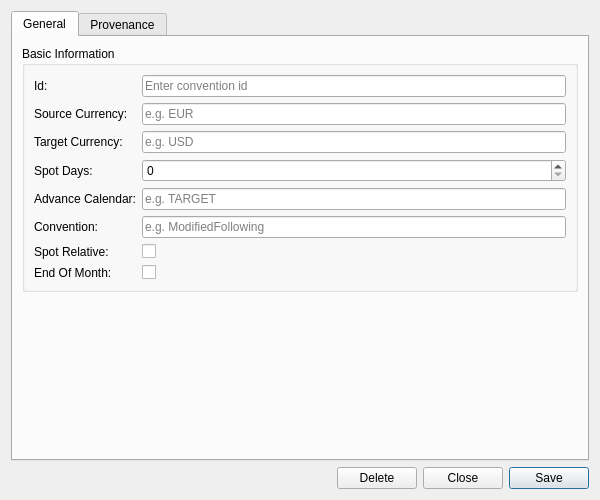
<?xml version="1.0" encoding="UTF-8"?>
<ui version="4.0">
 <class>FxConventionDetailDialog</class>
 <widget class="QWidget" name="FxConventionDetailDialog">
  <property name="geometry">
   <rect>
    <x>0</x>
    <y>0</y>
    <width>600</width>
    <height>500</height>
   </rect>
  </property>
  <property name="sizePolicy">
   <sizepolicy hsizetype="Preferred" vsizetype="Preferred">
    <horstretch>0</horstretch>
    <verstretch>0</verstretch>
   </sizepolicy>
  </property>
  <property name="minimumSize">
   <size>
    <width>600</width>
    <height>500</height>
   </size>
  </property>
  <property name="windowTitle">
   <string>FX Convention Details</string>
  </property>
  <layout class="QVBoxLayout" name="verticalLayout">
   <item>
    <widget class="QTabWidget" name="tabWidget">
     <property name="currentIndex"><number>0</number></property>
     <widget class="QWidget" name="generalTab">
      <attribute name="title"><string>General</string></attribute>
      <layout class="QVBoxLayout" name="generalLayout">
       <item>
        <widget class="QGroupBox" name="basicInfoGroup">
         <property name="title">
          <string>Basic Information</string>
         </property>
         <layout class="QFormLayout" name="formLayout">
          <item row="0" column="0">
           <widget class="QLabel" name="labelId">
            <property name="text">
             <string>Id:</string>
            </property>
           </widget>
          </item>
          <item row="0" column="1">
           <widget class="QLineEdit" name="idEdit">
            <property name="placeholderText">
             <string>Enter convention id</string>
            </property>
           </widget>
          </item>
          <item row="1" column="0">
           <widget class="QLabel" name="labelSourceCurrency">
            <property name="text">
             <string>Source Currency:</string>
            </property>
           </widget>
          </item>
          <item row="1" column="1">
           <widget class="QLineEdit" name="sourceCurrencyEdit">
            <property name="placeholderText">
             <string>e.g. EUR</string>
            </property>
           </widget>
          </item>
          <item row="2" column="0">
           <widget class="QLabel" name="labelTargetCurrency">
            <property name="text">
             <string>Target Currency:</string>
            </property>
           </widget>
          </item>
          <item row="2" column="1">
           <widget class="QLineEdit" name="targetCurrencyEdit">
            <property name="placeholderText">
             <string>e.g. USD</string>
            </property>
           </widget>
          </item>
          <item row="3" column="0">
           <widget class="QLabel" name="labelSpotDays">
            <property name="text">
             <string>Spot Days:</string>
            </property>
           </widget>
          </item>
          <item row="3" column="1">
           <widget class="QSpinBox" name="spotDaysEdit">
            <property name="minimum">
             <number>0</number>
            </property>
            <property name="maximum">
             <number>10</number>
            </property>
           </widget>
          </item>
          <item row="4" column="0">
           <widget class="QLabel" name="labelAdvanceCalendar">
            <property name="text">
             <string>Advance Calendar:</string>
            </property>
           </widget>
          </item>
          <item row="4" column="1">
           <widget class="QLineEdit" name="advanceCalendarEdit">
            <property name="placeholderText">
             <string>e.g. TARGET</string>
            </property>
           </widget>
          </item>
          <item row="5" column="0">
           <widget class="QLabel" name="labelConvention">
            <property name="text">
             <string>Convention:</string>
            </property>
           </widget>
          </item>
          <item row="5" column="1">
           <widget class="QLineEdit" name="conventionEdit">
            <property name="placeholderText">
             <string>e.g. ModifiedFollowing</string>
            </property>
           </widget>
          </item>
          <item row="6" column="0">
           <widget class="QLabel" name="labelSpotRelative">
            <property name="text">
             <string>Spot Relative:</string>
            </property>
           </widget>
          </item>
          <item row="6" column="1">
           <widget class="QCheckBox" name="spotRelativeEdit">
            <property name="text">
             <string/>
            </property>
            <property name="tristate">
             <bool>true</bool>
            </property>
           </widget>
          </item>
          <item row="7" column="0">
           <widget class="QLabel" name="labelEndOfMonth">
            <property name="text">
             <string>End Of Month:</string>
            </property>
           </widget>
          </item>
          <item row="7" column="1">
           <widget class="QCheckBox" name="endOfMonthEdit">
            <property name="text">
             <string/>
            </property>
            <property name="tristate">
             <bool>true</bool>
            </property>
           </widget>
          </item>
         </layout>
        </widget>
       </item>
       <item>
        <spacer name="verticalSpacer">
         <property name="orientation">
          <enum>Qt::Vertical</enum>
         </property>
         <property name="sizeHint" stdset="0">
          <size>
           <width>20</width>
           <height>40</height>
          </size>
         </property>
        </spacer>
       </item>
      </layout>
     </widget>
     <widget class="QWidget" name="provenanceTab">
      <attribute name="title"><string>Provenance</string></attribute>
      <layout class="QVBoxLayout" name="provenanceTabLayout">
       <item>
        <widget class="ores::qt::ProvenanceWidget" name="provenanceWidget" native="true"/>
       </item>
      </layout>
     </widget>
    </widget>
   </item>
   <item>
    <layout class="QHBoxLayout" name="buttonLayout">
     <item>
      <spacer name="horizontalSpacer">
       <property name="orientation">
        <enum>Qt::Horizontal</enum>
       </property>
       <property name="sizeHint" stdset="0">
        <size>
         <width>40</width>
         <height>20</height>
        </size>
       </property>
      </spacer>
     </item>
     <item>
      <widget class="QPushButton" name="deleteButton">
       <property name="text">
        <string>Delete</string>
       </property>
      </widget>
     </item>
     <item>
      <widget class="QPushButton" name="closeButton">
       <property name="text">
        <string>Close</string>
       </property>
      </widget>
     </item>
     <item>
      <widget class="QPushButton" name="saveButton">
       <property name="text">
        <string>Save</string>
       </property>
       <property name="default">
        <bool>true</bool>
       </property>
      </widget>
     </item>
    </layout>
   </item>
  </layout>
 </widget>
 <customwidgets>
  <customwidget>
   <class>ores::qt::ProvenanceWidget</class>
   <extends>QWidget</extends>
   <header>ores.qt/ProvenanceWidget.hpp</header>
  </customwidget>
 </customwidgets>
 <resources/>
 <connections/>
</ui>
